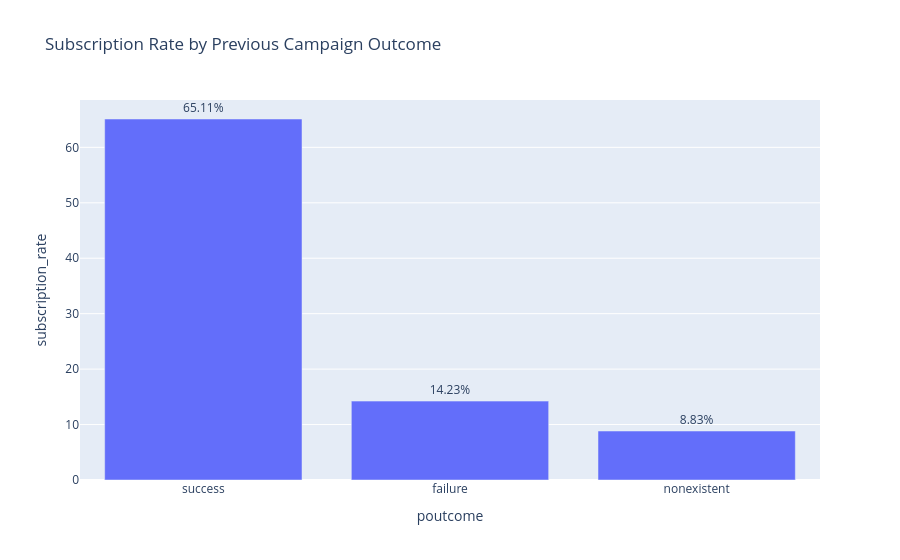

Notebook cell for this chart:
### Markdown cell above
### 5.6 Subscription Rate by Previous Campaign Outcome

### Code cell
poutcome_subscription = (
    df_clean
    .groupby("poutcome", as_index=False)["y_num"]
    .mean()
    .sort_values("y_num", ascending=False)
)

poutcome_subscription["subscription_rate"] = (
    poutcome_subscription["y_num"] * 100
)

fig = px.bar(
    poutcome_subscription,
    x="poutcome",
    y="subscription_rate",
    text="subscription_rate",
    title="Subscription Rate by Previous Campaign Outcome"
)

fig.update_traces(texttemplate="%{text:.2f}%", textposition="outside")
fig.show()

### Figure 1 — Plotly figure (JSON) as saved in the notebook; plotly's stock layout.template omitted (floating-point values rounded to 4 significant figures)
{"data": [{"hovertemplate": "poutcome=%{x}<br>subscription_rate=%{text}<extra></extra>", "legendgroup": "", "marker": {"color": "#636efa", "pattern": {"shape": ""}}, "name": "", "orientation": "v", "showlegend": false, "text": [65.11, 14.23, 8.832], "textposition": "outside", "texttemplate": "%{text:.2f}%", "type": "bar", "x": ["success", "failure", "nonexistent"], "xaxis": "x", "y": [65.11, 14.23, 8.832], "yaxis": "y"}], "layout": {"barmode": "relative", "legend": {"tracegroupgap": 0}, "title": {"text": "Subscription Rate by Previous Campaign Outcome"}, "xaxis": {"anchor": "y", "domain": [0, 1], "title": {"text": "poutcome"}}, "yaxis": {"anchor": "x", "domain": [0, 1], "title": {"text": "subscription_rate"}}}}
